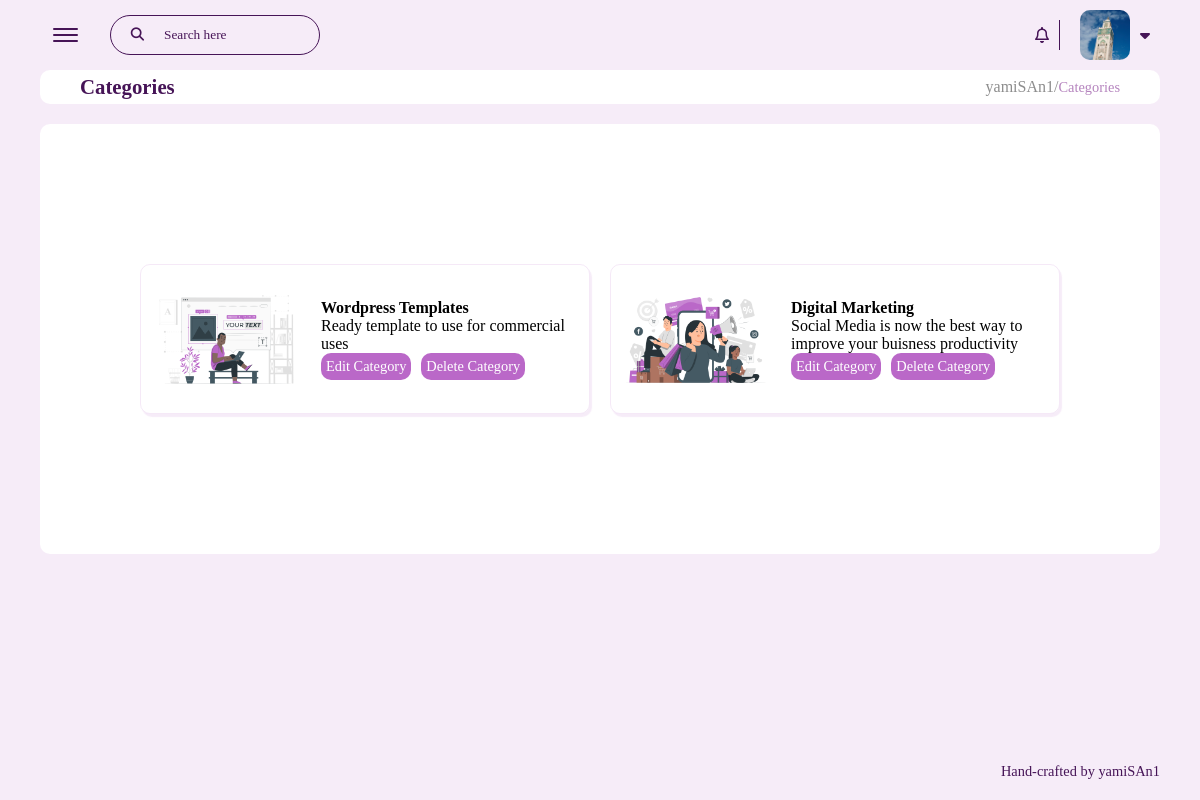
Screenshot of /manageCategory/index.php (signed in) with the database file from the repository.
### tables this page shows
CREATE TABLE `managecategory` (
  `categoryID` int(11) NOT NULL,
  `categoryName` varchar(255) NOT NULL,
  `categoryDesc` varchar(255) NOT NULL,
  `userID` int(11) NOT NULL,
  `categoryImage` varchar(255) DEFAULT NULL
);

### manageCategory/index.php (the view, shortened to what this page needs)
<?php
try {
    $pdo = UtilePersistance::connectDatabase("ProductManagement");
    $SQLstatment = "SELECT * FROM manageCategory WHERE userID = :userID;";
    $prepare_statment = $pdo->prepare($SQLstatment);
    $prepare_statment->execute([":userID"=>$_SESSION["userID"]]);
    $res = $prepare_statment->fetchAll(PDO::FETCH_OBJ);
} catch (\Throwable $th) {
    $msg = "";
}
?>
<!DOCTYPE html>
<html lang="en">
<head>
    <link rel="stylesheet" href="https://cdnjs.cloudflare.com/ajax/libs/font-awesome/6.1.1/css/all.min.css" />
    <link rel="stylesheet" href="https://cdnjs.cloudflare.com/ajax/libs/font-awesome/6.1.1/css/fontawesome.min.css" />
    <link rel="stylesheet" href="../style/style.css" type="text/css">
</head>
<body>
    <header class="navbar">
        <nav>
            <div class="first">
                <div class="navmenu">
                    <div class="line1"></div>
                    <div class="line2"></div>
                    <div class="line3"></div>
                </div>
                <form class="searchfield" method="get" action="search.php">
                    <input type="text" placeholder="Search here" name="search">
                    <button type="submit"><i class="fa-solid fa-magnifying-glass"></i></button>
                </form>
            </div>
            <div class="first">
                <i class="fa-regular fa-bell"></i>
                <img src="<?=isset($_SESSION['image'])?$_SESSION['image'] :'../img/profile.jpg'?>" alt="">
                <i style="color:#461457;" class="fa-solid fa-caret-down"></i>
            </div>
        </nav>
    </header>
    <main>
        <section class="main-header">
            <h1>Categories</h1>
            <h3><?=$_SESSION["username"]?>&sol;<a href="account.php">Categories</a></h3>
        </section>
        <div class="container">
            <section class="edit">
                <?php foreach($res as $cat):?>
                    <div class="categorycard">
                        <img src="<?=isset($cat->categoryImage)?$cat->categoryImage:"../img/cat.png"?>" alt="">
                        <div class="cardcontent">
                            <div class="desc">
                                <h4><?=$cat->categoryName?></h4>
                                <p><?=$cat->categoryDesc?></p>
                            </div>
                            <div class="operation">
                                <a href="modifycategory.php?<?=http_build_query($cat)?>">Edit Category</a>
                                <a href="removecategory.php?<?=http_build_query($cat)?>">Delete Category</a>
                            </div>
                        </div>
                    </div>
                <?php endforeach ?>
            </section>
        </div>
    </main>
    <footer>Hand-crafted by yamiSAn1</footer>
</body>
</html>

### style/style.css (style rules this page uses)
* { padding: 0; margin: 0; box-sizing: border-box; font-family: Poppins; scroll-behavior: smooth; }
body { background-color: #ba68c820; }
.navmenu { display: flex; flex-direction: column; align-items: center; justify-content: center; width: 50px; height: 50px; cursor: pointer; border: none; }
.navmenu div { width: 25px; height: 2px; background-color: #461457; border-radius: 2.5px; margin: 2px; transition: all 0.5s ease-in-out; }
.navbar nav { display: flex; flex-direction: row; justify-content: space-between; margin: 10px 40px; }
.navbar .first { display: flex; flex-direction: row; align-items: center; }
.searchfield { display: flex; flex-direction: row-reverse; align-items: center; background-color: transparent; border: 1px solid #461457; border-radius: 25px; width: 210px; height: 40px; padding: 0px 25px; margin-left: 20px; }
.searchfield i { color: #461457; }
.searchfield input { margin: 10px; background-color: transparent; border: none; outline: none; width: 120px; height: 30px; }
.searchfield button { background-color: transparent; border: none; }
.searchfield input::placeholder { color: #461457; }
.first i { color: #461457; margin-left: 10px; margin-right: 10px; }
.navbar .first img { width: 50px; height: 50px; border-radius: 10px; margin-left: 20px; }
main { padding: 0px 40px; }
main .main-header { background-color: white; display: flex; flex-direction: row; justify-content: space-between; align-items: center; padding: 5px 40px; border-radius: 10px; margin-bottom: 20px; }
main .main-header h1 { color: #461457; font-size: 1.3em; font-weight: 600; }
main .main-header h3 { color: rgb(141, 141, 141); font-size: 1em; font-weight: 400; }
main .main-header h3 a { color: #b584be; font-size: 0.9em; font-weight: 400; text-decoration: none; }
.container { display: flex; flex-direction: row; justify-content: space-between; align-items: flex-start; }
.edit { background-color: white; width: 1200px; height: 430px; border-radius: 10px; display: flex; flex-direction: column; justify-content: center; align-items: center; }
footer { color: #461457; position: absolute; right: 40px; bottom: 20px; font-size: 0.9em; }
.categorycard { padding: 10px; border: #ba68c825 solid 1px; border-radius: 10px; display: flex; flex-direction: row; align-items: center; width: 450px; height: 150px; box-shadow:2px 3px 1px #ba68c820; margin-right: 10px; margin-left: 10px; }
.categorycard .desc { display: flex; flex-direction: column; }
.categorycard .operation { display: flex; flex-direction: row; }
.categorycard a { font-size: 0.9em; text-decoration: none; background-color: #BA68C8; padding: 5px 5px; border-radius: 10px; color: white; margin-right: 10px; }
.categorycard img { width: 150px; height: auto; margin-right: 20px; }

### manageCategory/index.php (style rules this page uses)
.edit { display: flex; flex-direction: row; flex-wrap: wrap; }

### rows the page displays
managecategory: categoryImage (picture), categoryName "Wordpress Templates", categoryDesc "Ready template to use for commercial uses"
managecategory: categoryImage (picture), categoryName "Digital Marketing", categoryDesc "Social Media is now the best way to improve your buisness productivity"

### other values shown
$_SESSION["username"] "yamiSAn1"
